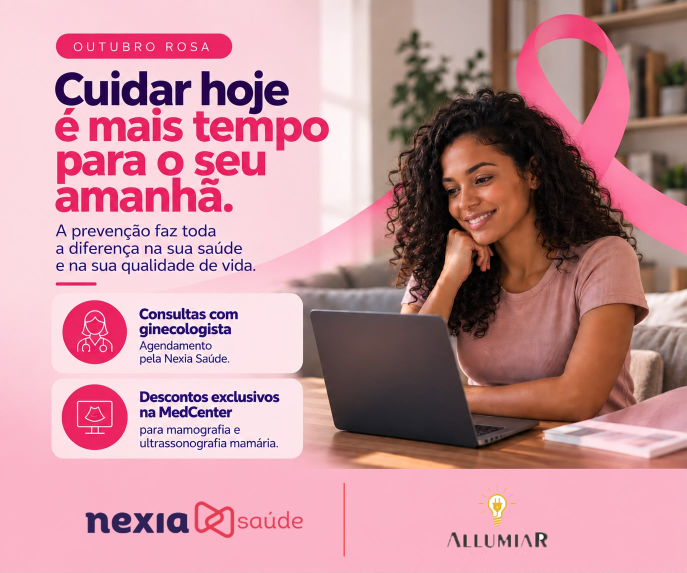
#> input picture outubro_rosa/outubro_rosa_allumiar.png, 1374 x 1145 px, given in place of 64.jpg, which was not available (shown at 1/2 size)
$ python gerar_logos10.py . outubro_rosa_armazem_da_esquina.png
#> lines starting #> are read from the running program, lines starting #| are printed output that depends on the picture; after the words box and inside, x2 and y2 are one past the last pixel; in counts of white or black regions, pixels touching at a corner belong together; pictures that were not available may be replaced by others from this repository, and a replacement may not be noted
import sys
from PIL import Image, ImageDraw, ImageFilter, ImageChops
import numpy as np
from collections import deque
IM=sys.argv[1]; OUT=sys.argv[2]
# [20 lines left out: function flood_alpha, not called in this run]
def trim(im):
    bb=im.getchannel("A").point(lambda v:255 if v>20 else 0).getbbox(); return im.crop(bb)
L={}
def load(n): return Image.open(f"{IM}/{n}")
#> called with n = '64.jpg'
#> returned value is the input picture: PIL image 1374x1145 RGB; mean R, G, B 197.3, 145.5, 154.1
def tile(n,r=30):
    im=load(n).convert("RGBA"); m=Image.new("L",im.size,0); ImageDraw.Draw(m).rounded_rectangle((0,0)+im.size,radius=r,fill=255); im.putalpha(m); return im
def pad_tile(n,pad,r):
    im=load(n).convert("RGB"); bgc=im.getpixel((3,3)); W2,H2=im.width+2*pad,im.height+2*pad
    c=Image.new("RGB",(W2,H2),bgc); c.paste(im,(pad,pad)); c=c.convert("RGBA"); m=Image.new("L",c.size,0); ImageDraw.Draw(m).rounded_rectangle((0,0)+c.size,radius=r,fill=255); c.putalpha(m); return c
# [15 lines left out: functions wtile, ctile, not called in this run]
def tile(n,r=30):
    im=load(n).convert("RGBA"); m=Image.new("L",im.size,0); ImageDraw.Draw(m).rounded_rectangle((0,0)+im.size,radius=r,fill=255); im.putalpha(m); return im
#> after `m = Image.new('L', im.size, 0)`: m: PIL image 1374x1145 L; every value is 0
#> after `ImageDraw.Draw(m).rounded_rectangle((0, 0) + im.size, radius=r, fill=2`:
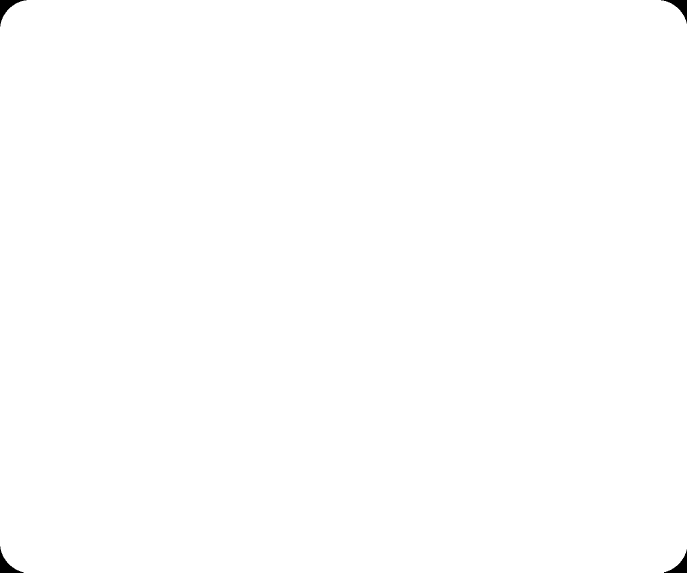
#> m: PIL image 1374x1145 L (shown at 1/2 size); 99.8% white; 4 black regions, box (x1, y1, x2, y2) and area: (0, 0, 53, 53) 786, (1322, 0, 1374, 47) 733, (0, 1093, 47, 1145) 733, (1328, 1099, 1374, 1145) 681
L["Kip Agencia"]=tile("64.jpg",60)
L["Batida Americana"]=tile("65.jpg",70)
#> call 2 of tile, with n = '65.jpg', r = 70
#> call 2 of load, with n = '65.jpg'
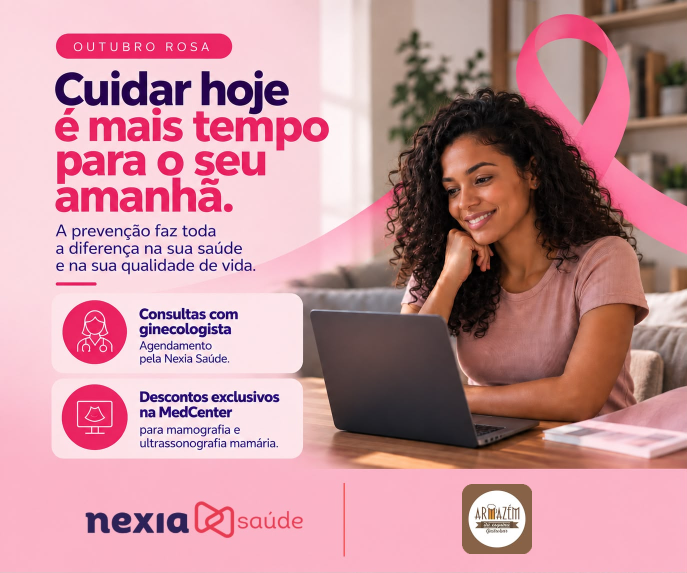
#> input picture outubro_rosa/outubro_rosa_armazem_da_esquina.png, 1374 x 1145 px, given in place of 65.jpg, which was not available (shown at 1/2 size)
#> in load, returned value is the input picture: PIL image 1374x1145 RGB; mean R, G, B 196.7, 145.4, 153.7
#> in tile (call 2), `ImageDraw.Draw(m).rounded_rectangle((0, 0) + im.size, radius=r, fill=2`:
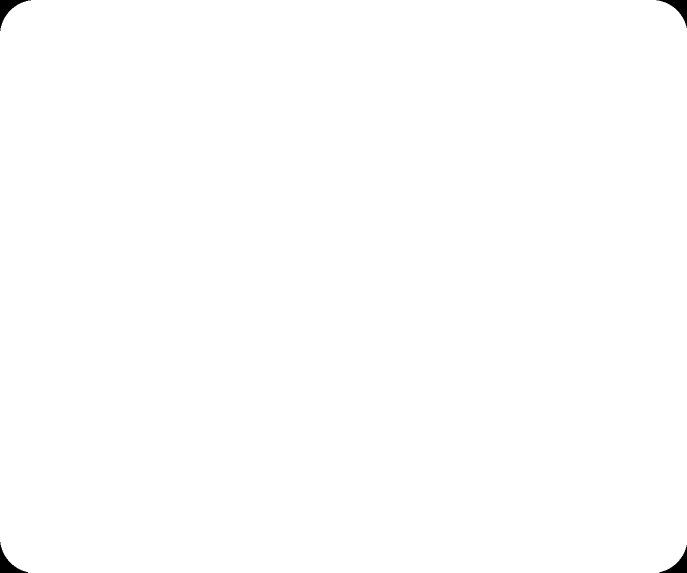
#> m: PIL image 1374x1145 L (shown at 1/2 size); 99.7% white; 4 black regions, box (x1, y1, x2, y2) and area: (0, 0, 62, 62) 1071, (1313, 0, 1374, 56) 1009, (0, 1084, 56, 1145) 1009, (1319, 1090, 1374, 1145) 948
base=load("27.jpg").convert("RGB")
CX,CY,MW,MH=994,1038,432,140
import json
for name,lg in L.items():
    if lg is None: continue
    img=base.copy()
    s=min(MW/lg.width,MH/lg.height); lg2=lg.resize((max(1,int(lg.width*s)),max(1,int(lg.height*s))),Image.LANCZOS)
    img.paste(lg2,(CX-lg2.width//2,CY-lg2.height//2),lg2)
    fn=name.lower().replace(" ","_").replace("ç","c").replace("á","a").replace("í","i").replace("ã","a")
    img.save(f"{OUT}/outubro_rosa_{fn}.png"); print(fn,lg2.size)
#> this loop made 2 passes
#> (name, s, fn) on passes 1 to 2: ('Kip Agencia', 0.122, 'kip_agencia'), ('Batida Americana', 0.122, 'batida_americana')
#| kip_agencia (168, 140)
#| batida_americana (168, 140)
#> pass 1, `lg2 = lg.resize((max(1, int(lg.width * s)), max(1, int(lg.height * s))`:
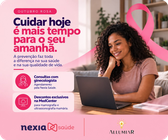
#> lg2: PIL image 168x140 RGBA; mean R, G, B, A 197, 145.5, 154, 254.5; transparent parts drawn white
#> pass 1, `img.save(f'{OUT}/outubro_rosa_{fn}.png')`:
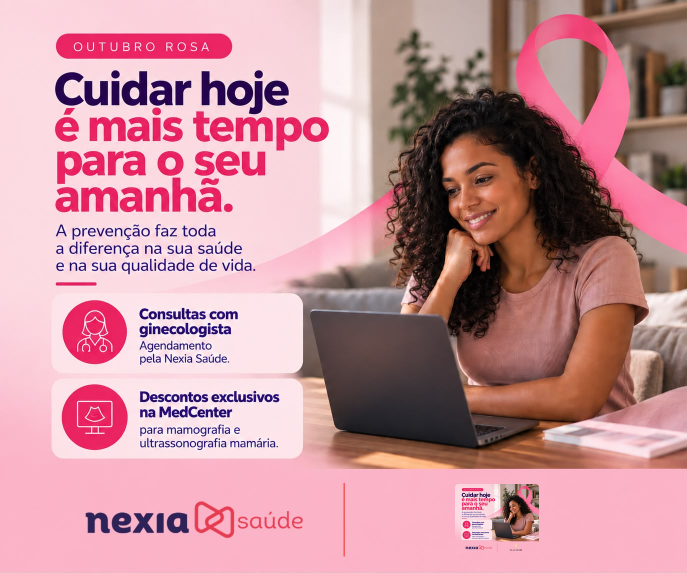
#> saved as outubro_rosa_kip_agencia.png: PIL image 1374x1145 RGB (shown at 1/2 size); mean R, G, B 196.7, 145.1, 153.7
